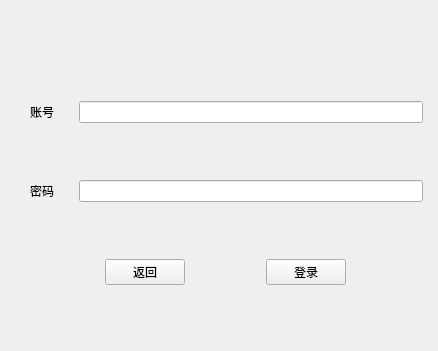
<?xml version="1.0" encoding="UTF-8"?>
<ui version="4.0">
 <class>Form</class>
 <widget class="QWidget" name="Form">
  <property name="geometry">
   <rect>
    <x>0</x>
    <y>0</y>
    <width>438</width>
    <height>351</height>
   </rect>
  </property>
  <property name="windowTitle">
   <string>登录</string>
  </property>
  <layout class="QVBoxLayout" name="verticalLayout">
   <property name="leftMargin">
    <number>30</number>
   </property>
   <property name="topMargin">
    <number>50</number>
   </property>
   <property name="rightMargin">
    <number>15</number>
   </property>
   <property name="bottomMargin">
    <number>15</number>
   </property>
   <item>
    <layout class="QHBoxLayout" name="horizontalLayout" stretch="1,8">
     <item>
      <widget class="QLabel" name="label">
       <property name="text">
        <string>账号</string>
       </property>
      </widget>
     </item>
     <item>
      <widget class="QLineEdit" name="lineEdit"/>
     </item>
    </layout>
   </item>
   <item>
    <layout class="QHBoxLayout" name="horizontalLayout_2" stretch="1,8">
     <item>
      <widget class="QLabel" name="label_2">
       <property name="text">
        <string>密码</string>
       </property>
      </widget>
     </item>
     <item>
      <widget class="QLineEdit" name="lineEdit_2">
       <property name="echoMode">
        <enum>QLineEdit::Password</enum>
       </property>
      </widget>
     </item>
    </layout>
   </item>
   <item>
    <layout class="QHBoxLayout" name="horizontalLayout_3">
     <item>
      <widget class="QPushButton" name="pushButton">
       <property name="sizePolicy">
        <sizepolicy hsizetype="Fixed" vsizetype="Fixed">
         <horstretch>0</horstretch>
         <verstretch>0</verstretch>
        </sizepolicy>
       </property>
       <property name="text">
        <string>返回</string>
       </property>
      </widget>
     </item>
     <item>
      <widget class="QPushButton" name="pushButton_2">
       <property name="sizePolicy">
        <sizepolicy hsizetype="Fixed" vsizetype="Fixed">
         <horstretch>0</horstretch>
         <verstretch>0</verstretch>
        </sizepolicy>
       </property>
       <property name="text">
        <string>登录</string>
       </property>
      </widget>
     </item>
    </layout>
   </item>
  </layout>
 </widget>
 <resources/>
 <connections/>
</ui>
